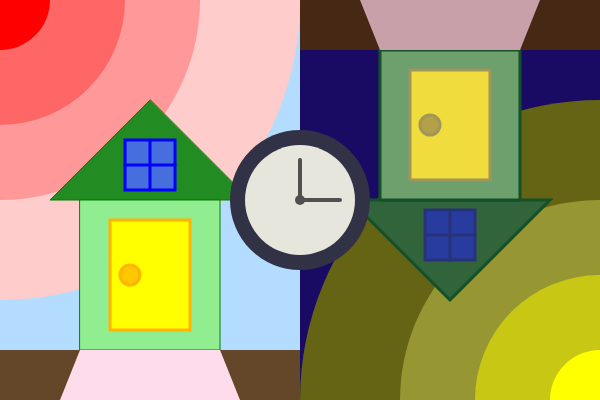
Frame 1 (no input)
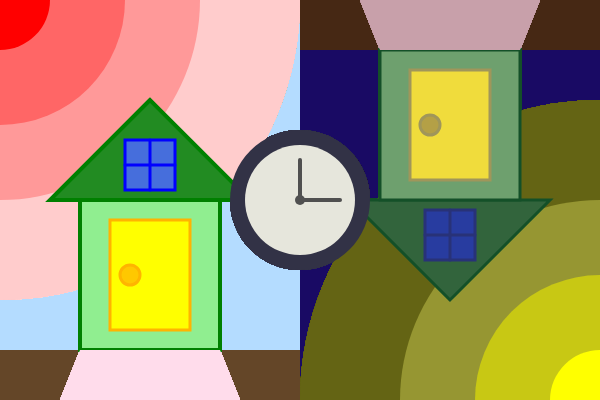
Frame 60 (no input)
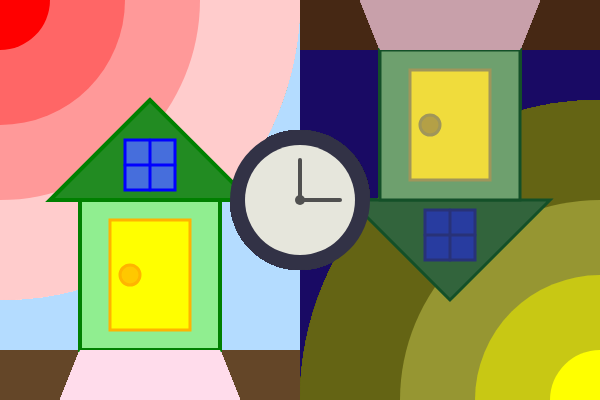
Frame 120 (the mouse pressed at the canvas centre since frame 60)

The p5.js sketch that drew these frames (run headless with seeded random() and noise() and a simulated clock; from frame 60 on, the mouse is pressed at the canvas centre):

// p5.js sketch
// ── sketch.js
function setup() {
  createCanvas(600, 400);
  //낮하늘 배경//
  noStroke()
  fill(180, 220, 255);
  rect(0, 0, 300, 400);
  //밤하늘 배경//
  fill(25, 10, 100);
  rect(300, 0, 300, 400);
  //땅 배경//
  fill(100, 70, 40);
  rect(0, 350, 300, 50);
  fill(70, 40, 20);
  rect(300, 0, 300, 50);
}
function  draw() {
  //낮:해//
  noStroke();
  fill(255, 204, 204);
  arc(0, 0, 600, 600, 0, radians(90) );
  fill(255, 153, 153);
  arc(0, 0, 400, 400, 0, radians(90) );
  fill(255, 102, 102);
  arc(0, 0, 250, 250, 0, radians(90) );
  fill(255, 0, 0);
  arc(0, 0, 100, 100, 0, radians(90) );
  //밤:달//
  noStroke();
  fill(100, 100, 20);
  circle(600, 400, 600 );
  fill(150, 150, 50);
  circle(600, 400, 400 );
  fill(200, 200, 20);
  circle(600, 400, 250 );
  fill(255, 255, 0);
  circle(600, 400, 100 );
  //낮-집//
  stroke(0, 128, 0);
  fill(34, 139, 34);
  triangle(150, 100, 50, 200, 250, 200)
  fill(144, 238, 144);
  quad(80, 200, 220, 200, 220, 350, 80, 350 );
  stroke(0, 0, 255);
  strokeWeight(3);
  fill(70, 110, 220);
  square(125, 140, 50);
  strokeWeight(3);
  fill(0, 0, 255);
  line(150, 140, 150, 190);
  line(125, 165, 175, 165);
  stroke(255, 180, 0)
  fill(255, 255, 0);
  quad(110, 220, 190, 220, 190, 330, 110, 330 );
  fill(255, 200, 0);
  ellipse(130, 275, 20);
  noStroke();
  fill(255, 220, 235);
  quad(80, 350, 220, 350, 240, 400, 60, 400);
  //밤-집//
  stroke(20, 80, 40);
  fill(50, 100, 60);
  triangle(450, 300, 350, 200, 550, 200)
  fill(110, 160, 110);
  quad(380, 50, 520, 50, 520, 200, 380, 200 );
  stroke(40, 50, 120);
  strokeWeight(3);
  fill(40, 60, 160);
  square(425, 210, 50);
  strokeWeight(3);
  fill(30, 50, 100);
  line(425, 235, 475, 235);
  line(450, 210, 450, 260);
  stroke(160, 150, 90)
  fill(240, 220, 60);
  quad(410, 70, 490, 70, 490, 180, 410, 180);
  stroke(160, 150, 90);
  fill(180, 160, 70);
  ellipse(430, 125, 20);
  noStroke();
  fill(200, 160, 170);
  quad(380, 50, 520, 50, 540, 0, 360, 0);
  //시계//
  noStroke();
  fill(50, 50, 70);
  circle(300, 200, 140);
  fill(230, 230, 220);
  circle(300, 200, 110);
  //중심 점//
  fill(80, 80, 80);
  circle(300, 200, 10);
  //시계 바늘//
  stroke(80);
  strokeWeight(4);
  line(300, 200, 300, 160);
  line(300, 200, 340, 200);
}
